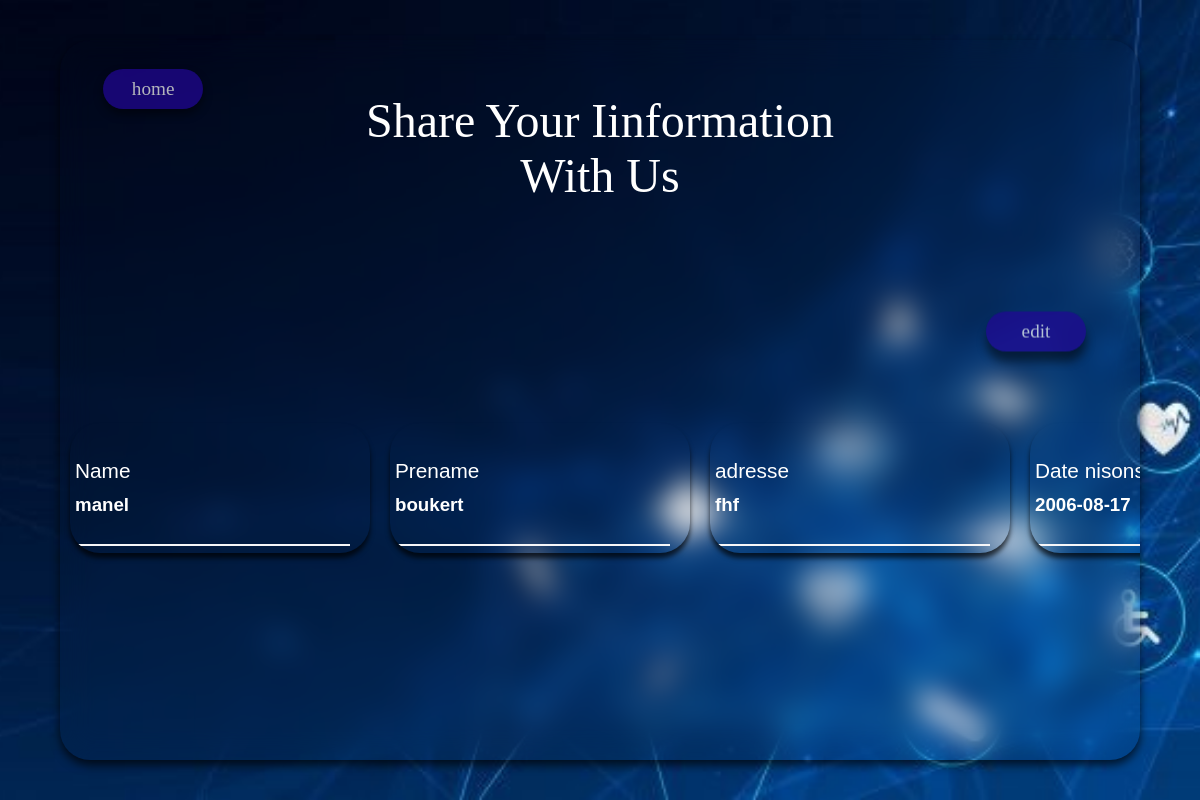
Screenshot of /profil (signed in) with the database file from the repository.
### app.py (models this page shows, shortened)
class User(db.Model, UserMixin):
    id = db.Column(db.Integer, primary_key=True)
    name = db.Column(db.String(30), unique=False, nullable=False)
    email = db.Column(db.String(50), unique=True, nullable=False)
    password_hash = db.Column(db.String(200), nullable=False)
    infod = db.relationship('infod', backref='infod')
    info = db.relationship('info', backref='info')
    bro = db.Column(db.String(1), nullable=False, default=1)
    spi = db.Column(db.String(12), nullable=False, default='userr')
    wil = db.Column(db.String(2), nullable=False, default='userr')
    @property
    def password(self):
        raise AttributeError('password is not a readable')

class infod(db.Model):
    id = db.Column(db.Integer, primary_key=True)
    id_user = db.Column(db.Integer, db.ForeignKey('user.id'), nullable=False)
    prename = db.Column(db.String(30), nullable=False, default='userr')
    datn = db.Column(db.String(30), nullable=False, default='userr')
    adresse = db.Column(db.String(30), nullable=False, default='userr')
    Ntph = db.Column(db.String(12), nullable=False, default='userr')
    text = db.Column(db.Text)

### app.py (the view)
@app.route('/profil', methods = ['GET','POST'])
@login_required
def profil():
    if(current_user.bro=="1"):
      inf = info.query.filter(info.id_user==current_user.id).first()
    else:
      inf = infod.query.filter(infod.id_user==current_user.id).first()
    return render_template('profil.html', inf=inf, current_user=current_user)

### app.py (called while the page is built)
@login_manager.user_loader
def load_user(user_id):
    return User.query.get(int(user_id))

### templates/profil.html (shortened to what this page needs)
<!DOCTYPE html>
<html lang="en">
<head>
  <link href="{{ url_for('static', filename='css/style_profil.css')}}" rel="stylesheet" />
</head>
<body>
  <section style="background-image: url('{{ url_for('static', filename='photos/ph6.jpg')}}');" id="contt">
    <div class="cont">
      <p id="titre">Share Your Iinformation With Us</p>
      {% if current_user.bro=="0" %}
      <a href="{{ url_for('home_doctor' )}}"><button class="log_out">
          home
        </button></a>
      {% endif %}
      <div id="info">
        <div class="form1">
          <div class="inputbox"><label for="">Name</label>
            <div class="put">
              <h3>{{ current_user.name}}</h3>
            </div>
          </div>
          <div class="inputbox"><label for="">Prename</label>
            <div class="put">
              <h3>{{ inf.prename}}</h3>
            </div>
          </div>
          <div class="inputbox"><label for="">adresse</label>
            <div class="put">
              <h3>{{ inf.adresse}}</h3>
            </div>
          </div>
          <div class="inputbox"><label for="">Date nisons</label>
            <div class="put">
              <h3>{{ inf.datn}}</h3>
            </div>
          </div>
          <a href="{{ url_for('profil_edit', id = current_user.id )}}">
            <button id="sub">
              edit
            </button></a>
        </div>
      </div>
    </div>
  </section>
</body>
</html>

### static/css/style_profil.css (style rules this page uses)
body { font-family: Arial, sans-serif; margin: 0; padding: 0; }
section { position: fixed; display: flex; height: 100vh; width: 100%; margin: 0; padding: 0; justify-content: center; align-items: center; background-size: cover; background-position: center center; background-repeat: no-repeat; }
.cont { display: flex; flex-direction: column; height: 90%; width: 90%; border-radius: 30px; backdrop-filter: blur(15px); box-shadow: 0 5px 10px rgba(0, 0, 0, 0.7); overflow: hidden; }
#titre { color: white; font-family: "Ink Free", Times, serif; position: absolute; left: 50%; transform: translate(-50%, -50%); text-align: center; margin-top: 10%; }
#info { height: 300px; width: 100%; display: flex; flex-direction: row; transform: translateY(75.5%); overflow-x: scroll; }
.form1 { height: 300px; width: 100%; display: flex; flex-direction: row; overflow-x: scroll; }
.inputbox { position: relative; height: 130px; min-width: 300px; backdrop-filter: blur(30px); box-shadow: 0 5px 5px rgba(0, 0, 0, 0.7); margin: 0 10px 0 10px; border-radius: 30px; overflow: hidden; transform: translateY(120%); }
.inputbox label { position: absolute; left: 5px; width: 290px; transform: translateY(150%); color: #fff; font-size: 1.3em; pointer-events: none; transition: 0.5s; }
.inputbox .put { width: 80%; height: 50px; background: transparent; border: none; outline: none; color: white; font-size: 1em; padding: 0 35px 0 5px; transform: translateY(100%); border-bottom: 2px solid #f6f6f8; }
#sub { position: absolute; height: 40px; min-width: 100px; background-color: #210697; font-size: 120%; font-family: "Ink Free", Times, serif; border: none; color: #fff; border-radius: 20px; backdrop-filter: blur(50px); box-shadow:0 10px 10px rgba(0, 0, 0, 0.7); opacity: 0.7; right: 5%; top: 15%; }
.log_out { position: absolute; height: 40px; width: 100px; background-color: #210697; color: #fff; font-family: "Ink Free", Times, serif; font-size: 120%; border-radius: 20px; border: none; box-shadow: 0 5px 10px rgba(0, 0, 0, 0.7); opacity: 0.7; left: 4%; top: 4%; }

### rows the page displays
User: name "manel"
infod: prename "boukert", adresse "fhf", datn "2006-08-17"
